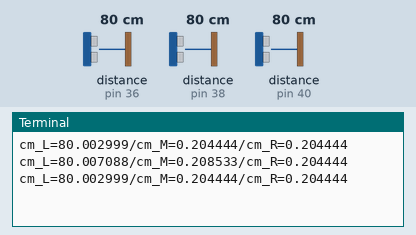
Simulated run of this program. Board: Raspberry Pi (header pin numbers). Parts: the last lines printed to the terminal. The inputs (shaded band) are chosen by the test bench; at power-on: distance to the obstacle (sensors on pin 36, pin 38, pin 40) 80 cm. The echo pulse lasts 58.3 µs per cm; the clock reads 2024-03-15 10:24:30 at power-on unless the program sets it.

Above: at 1.2 s.
1.3 s: distance to the obstacle (sensor on pin 36) set to 2 cm
At 1.9 s:
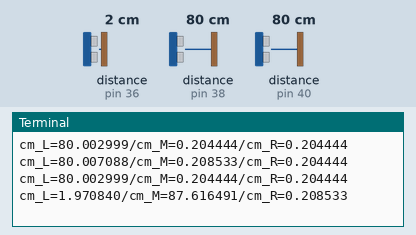
2.8 s: distance to the obstacle (sensor on pin 38) set to 2 cm
At 3.5 s:
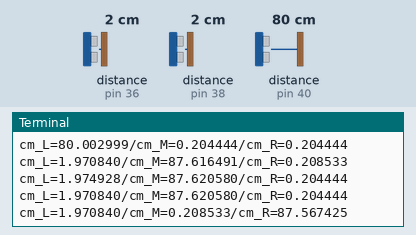
4.3 s: distance to the obstacle (sensor on pin 40) set to 2 cm
At 5.0 s:
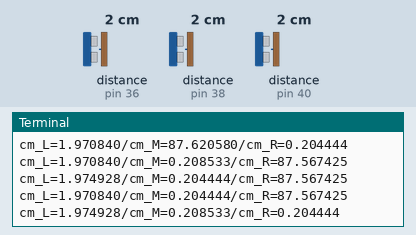
5.8 s: distance to the obstacle (sensor on pin 36) set to 4 cm
At 6.5 s:
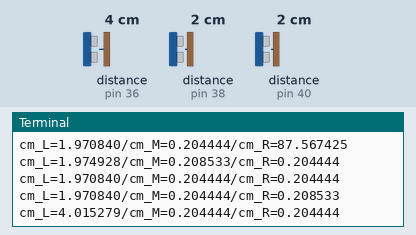
7.3 s: distance to the obstacle (sensor on pin 38) set to 9 cm
At 8.0 s:
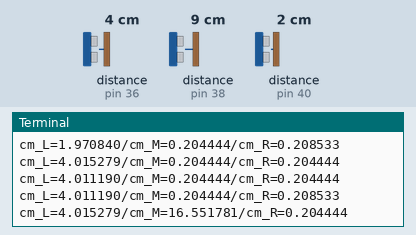
8.8 s: distance to the obstacle (sensor on pin 40) set to 18 cm
At 9.5 s:
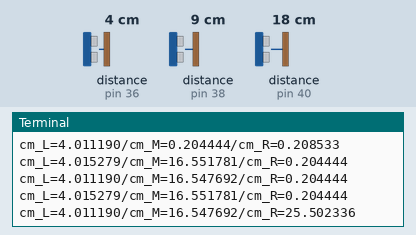
Timing chart, 0 to 11.3 s (numbered marks = the images above; inputs shaded):
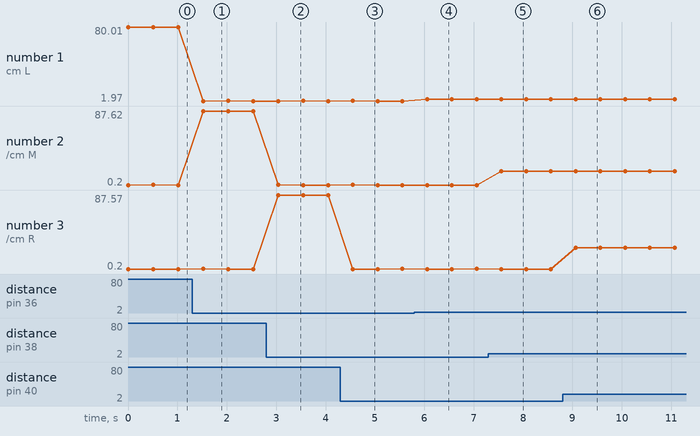

The program:

Ultrasound.py
```python
import RPi.GPIO as GPIO
import time
GPIO.setmode(GPIO.BOARD)
GPIO.setwarnings(False)
GPIO_TRIGGER = 32
GPIO_ECHO_L = 36
GPIO_ECHO_M = 38
GPIO_ECHO_R = 40
"""-------------------------"""
GPIO.setup(GPIO_TRIGGER, GPIO.OUT)
GPIO.setup(GPIO_ECHO_L, GPIO.IN)
GPIO.setup(GPIO_ECHO_M, GPIO.IN)
GPIO.setup(GPIO_ECHO_R, GPIO.IN)
"""-------------------------"""
def distance():
    GPIO.output(GPIO_TRIGGER, True)# set Trigger High
    time.sleep(0.00001)# set Trigger after 0.1ms low
    GPIO.output(GPIO_TRIGGER, False)

    startTime_L = time.time()
    startTime_M = time.time()
    startTime_R = time.time()

    endTime_L = time.time()
    endTime_M = time.time()
    endTime_R = time.time()

    while GPIO.input(GPIO_ECHO_L) == 0:# store start time
        startTime_L = time.time()
    while GPIO.input(GPIO_ECHO_M) == 0:
        startTime_M = time.time()
    while GPIO.input(GPIO_ECHO_R) == 0:
        startTime_R = time.time()
    while GPIO.input(GPIO_ECHO_L) == 1: # store arrival
        endTime_L = time.time()
    while GPIO.input(GPIO_ECHO_M) == 1:
        endTime_M = time.time()
    while GPIO.input(GPIO_ECHO_R) == 1:
        endTime_R = time.time()
    TimeElapsed_L = endTime_L - startTime_L # elapsed time
    TimeElapsed_M = endTime_M - startTime_M
    TimeElapsed_R = endTime_R - startTime_R
    distance_L = (TimeElapsed_L * 34300) / 2 # multiply with speed of sound (34300 cm/s)
    distance_M = (TimeElapsed_M * 34300) / 2
    distance_R = (TimeElapsed_R * 34300) / 2
    return ( distance_L , distance_M ,  distance_R  ) # and division by two

while True:
    print("cm_L=%f/cm_M=%f/cm_R=%f" % distance())
    time.sleep(0.5)
```

Measured:
- after the input at 1.3 s, the terminal: prints a new line after 0.22 s (image 1)
- after the input at 2.8 s, the terminal: prints a new line after 0.24 s (image 2)
- after the input at 4.3 s, the terminal: prints a new line after 0.25 s (image 3)
- after the input at 5.8 s, the terminal: prints a new line after 0.26 s (image 4)
- after the input at 7.3 s, the terminal: prints a new line after 0.26 s (image 5)
- after the input at 8.8 s, the terminal: prints a new line after 0.26 s (image 6)
- plotted number 1: 80 → 1.97 after the input at 1.3 s, 1.97 → 4.01 after the input at 5.8 s
- plotted number 2: 0.2 → 87.62 after the input at 1.3 s, 0.2 → 16.55 after the input at 7.3 s
